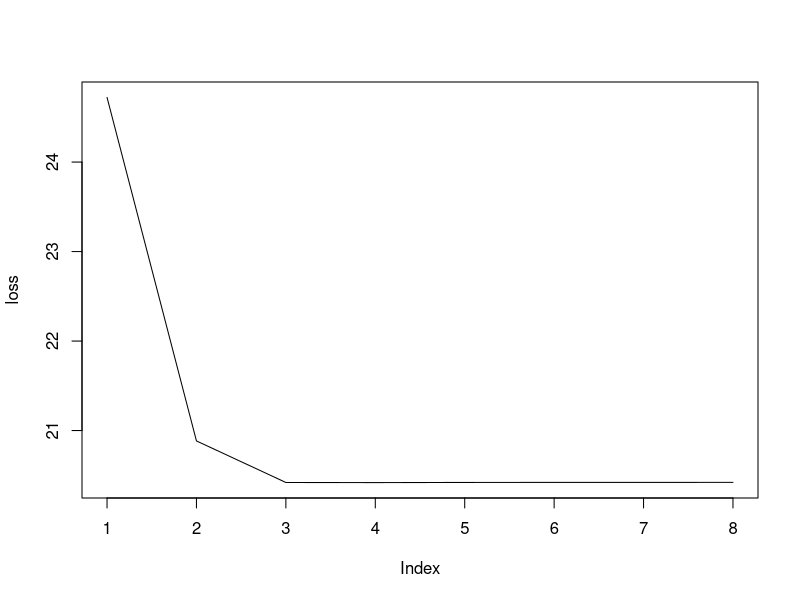

Source code (R):
library(tidyverse)

peru <- read.table("./hw3/peru.txt", header = TRUE)
Y <- peru$Systol
X <- as.matrix(peru %>% select(-Systol))
N <- nrow(X)
## initialize
loss <- c()
epoch <- 10000
eps <- 1e-4
lambda <- 0.1
## scale X and Y
Y <- scale(Y, center = TRUE, scale = TRUE)
X <- scale(X, center = TRUE, scale = TRUE)
X <- cbind(rep(1, N), X)
P <- ncol(X)
beta <- rep(0, P)
for (i in 1:epoch) {
  resid <- Y - X %*% beta
  ## pick a coordinate
  for (j in 1:P) {
    resid <- resid + X[, j] * beta[j]
    delta_linear <- mean(resid * X[, j])
    ## proceed with the negative direction
    if (delta_linear < -lambda) {
      beta[j] <- delta_linear + lambda / 2
    } else if (delta_linear > lambda) {
      beta[j] <- delta_linear - lambda / 2
    }
    resid <- resid - X[, j] * beta[j]
  }
  ## record loss
  loss[i] <- t(Y - X%*%beta) %*% (Y - X%*%beta) + lambda * sum(abs(beta))
  ## quit when converge
  if ((length(loss) > 1) && (abs(loss[i] - loss[i - 1]) < eps)) break
}

plot(loss, type = "l")
beta <- matrix(beta, P, 1)
rownames(beta) <- colnames(X)
rownames(beta)[1] <- "(intercept)"
beta
